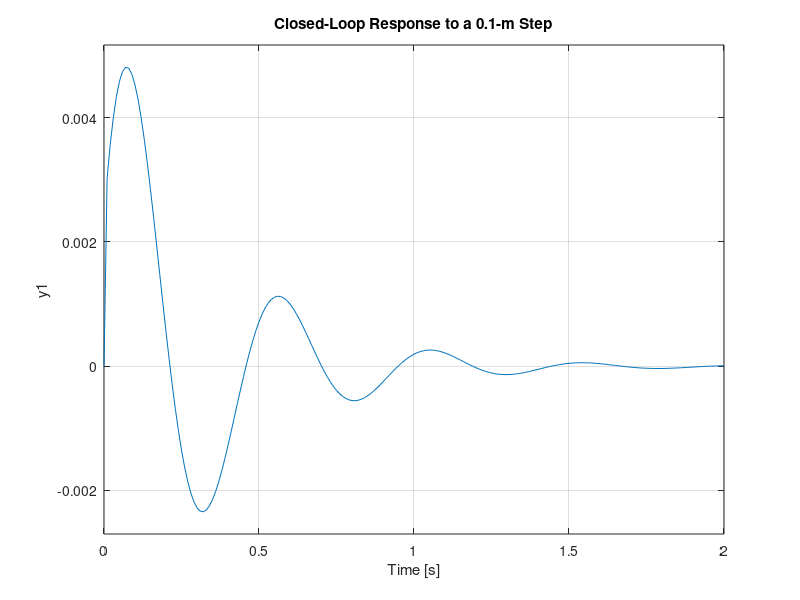

Write MATLAB code to recreate this figure.
m1 = 2500;
m2 = 320;
k1 = 80000;
k2 = 500000;
b1 = 350;
b2 = 15020;

A=[0                 1   0                                              0
  -(b1*b2)/(m1*m2)   0   ((b1/m1)*((b1/m1)+(b1/m2)+(b2/m2)))-(k1/m1)   -(b1/m1)
   b2/m2             0  -((b1/m1)+(b1/m2)+(b2/m2))                      1
   k2/m2             0  -((k1/m1)+(k1/m2)+(k2/m2))                      0];
B=[0                 0
   1/m1              (b1*b2)/(m1*m2)
   0                -(b2/m2)
   (1/m1)+(1/m2)    -(k2/m2)];
C=[0 0 1 0];
D=[0 0];
sys=ss(A,B,C,D);

%-----------------------------------------------------------------------------------------

Aa=[0                 1   0                                              0         0
   -(b1*b2)/(m1*m2)   0   ((b1/m1)*((b1/m1)+(b1/m2)+(b2/m2)))-(k1/m1)   -(b1/m1)   0
    b2/m2             0  -((b1/m1)+(b1/m2)+(b2/m2))                      1         0
    k2/m2             0  -((k1/m1)+(k1/m2)+(k2/m2))                      0         0
    0                 0   1                                              0         0];
Ba=[0                 0
    1/m1              (b1*b2)/(m1*m2)
    0                -(b2/m2)
    (1/m1)+(1/m2)    -(k2/m2)
    0                 0];
Ca=[0 0 1 0 0];
Da=[0 0];
sys=ss(Aa,Ba,Ca,Da);

%-----------------------------------------------------------------------------------------

Aa = [[A,[0 0 0 0]'];[C, 0]];
Ba = [B;[0 0]];
Ca = [C,0];
Da = D;
sys=ss(Aa,Ba,Ca,Da);

%-----------------------------------------------------------------------------------------

K = [0 2.3e6 5e8 0 8e6]

%-----------------------------------------------------------------------------------------

t = 0:0.01:2;
sys_cl = ss(Aa-Ba(:,1)*K,-0.1*Ba,Ca,Da);
step(sys_cl*[0;1],t)
title('Closed-Loop Response to a 0.1-m Step')